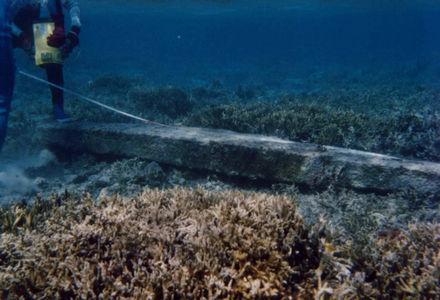
#> input picture data/raw_subset/106_img_.png, 440 x 300 px, found by its file name; its folder holds only this picture in this run
$ python clahe.py
#> lines starting #> are read from the running program, lines starting #| are printed output that depends on the picture
"""
This script applies CLAHE (Contrast Limited Adaptive Histogram Equalization) to enhance underwater images.
It reads images from the specified input folder, processes them using CLAHE, and saves the enhanced images to the output folder.
The script also prints progress updates for each processed image.
"""

import cv2
import os

# Input & Output folders
input_folder = "data/raw_subset"
output_folder = "data/clahe_output"

os.makedirs(output_folder, exist_ok=True)

# Create CLAHE object
clahe = cv2.createCLAHE(clipLimit=2.0, tileGridSize=(8,8))

for filename in os.listdir(input_folder):
    if filename.endswith((".jpg", ".png", ".jpeg")):

        img_path = os.path.join(input_folder, filename)
        image = cv2.imread(img_path)
#> image is the input picture: shape (300, 440, 3); mean B, G, R 82.1, 66.1, 44.7

        # Convert to LAB color space
        lab = cv2.cvtColor(image, cv2.COLOR_BGR2LAB)
#> lab: shape (300, 440, 3); mean of channels 0, 1, 2 69.5, 128.1, 116.6

        # Split channels
        l, a, b = cv2.split(lab)
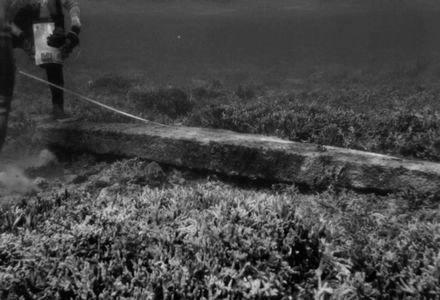
#> l: shape (300, 440); min 0, max 210, mean 69.5
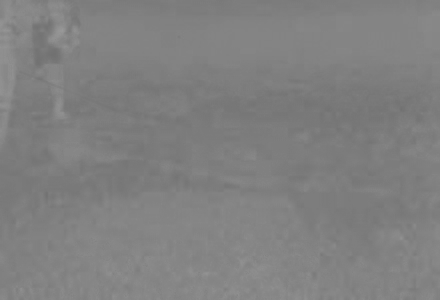
#> a: shape (300, 440); min 113, max 153, mean 128.1
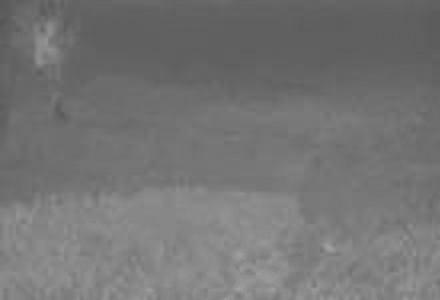
#> b: shape (300, 440); min 87, max 162, mean 116.6

        # Apply CLAHE on L channel
        cl = clahe.apply(l)
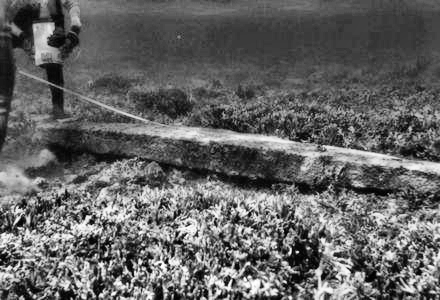
#> cl: shape (300, 440); min 0, max 255, mean 99.6

        # Merge back
        merged = cv2.merge((cl, a, b))
#> merged: shape (300, 440, 3); mean of channels 0, 1, 2 99.6, 128.1, 116.6

        # Convert back to BGR
        final = cv2.cvtColor(merged, cv2.COLOR_LAB2BGR)
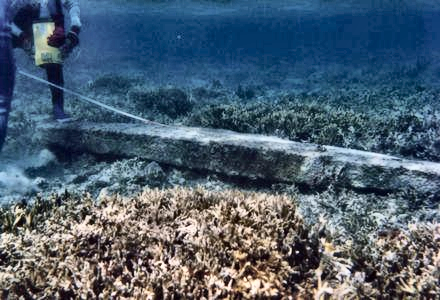
#> final: shape (300, 440, 3); mean B, G, R 111.8, 95.2, 76.8

        # Save result
        output_path = os.path.join(output_folder, filename)
        cv2.imwrite(output_path, final)

        print(f"Processed: {filename}")

print("Completed")

$ run again, on data/raw_subset/112_img_.png
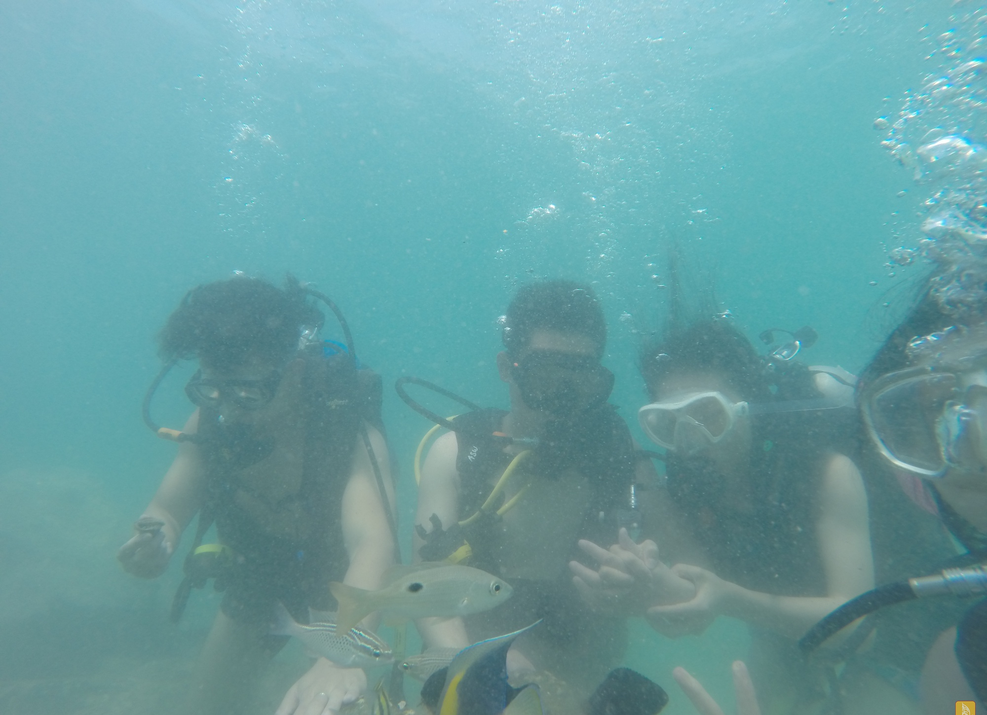
#> input picture data/raw_subset/112_img_.png, 987 x 715 px, shrunk from 2000 x 1450 before the run, found by its file name
#> image is the input picture: shape (715, 987, 3); mean B, G, R 161.9, 159, 105.3
#> lab: shape (715, 987, 3); mean of channels 0, 1, 2 158, 111.5, 121.1
#> `cl = clahe.apply(l)`:
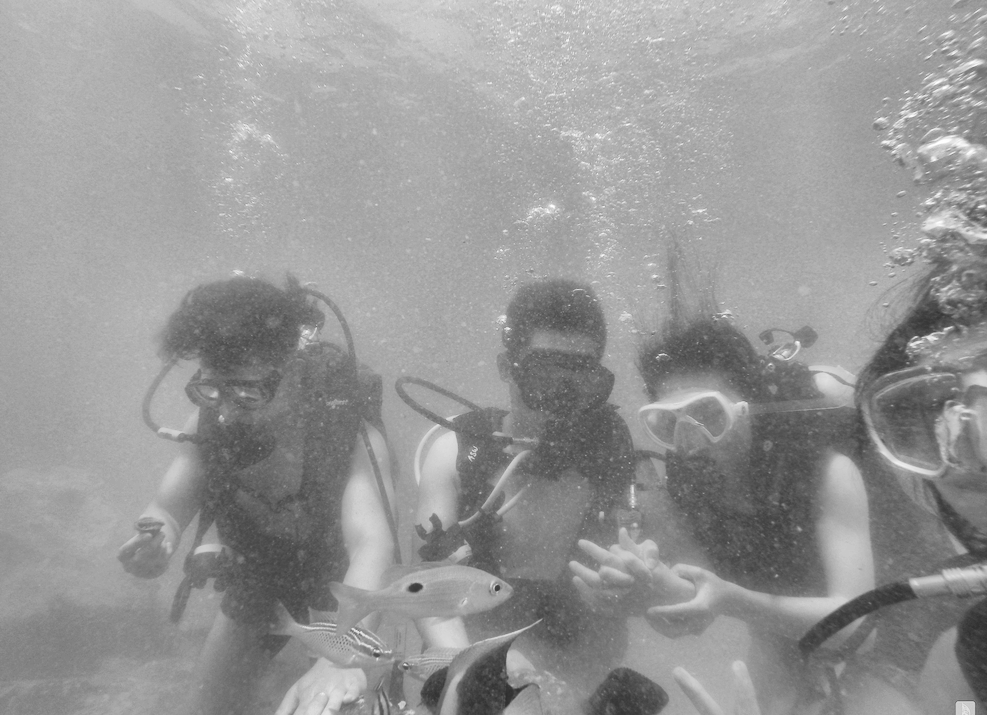
#> cl: shape (715, 987); min 46, max 255, mean 150.8
#> merged: shape (715, 987, 3); mean of channels 0, 1, 2 150.8, 111.5, 121.1
#> `final = cv2.cvtColor(merged, cv2.COLOR_LAB2BGR)`:
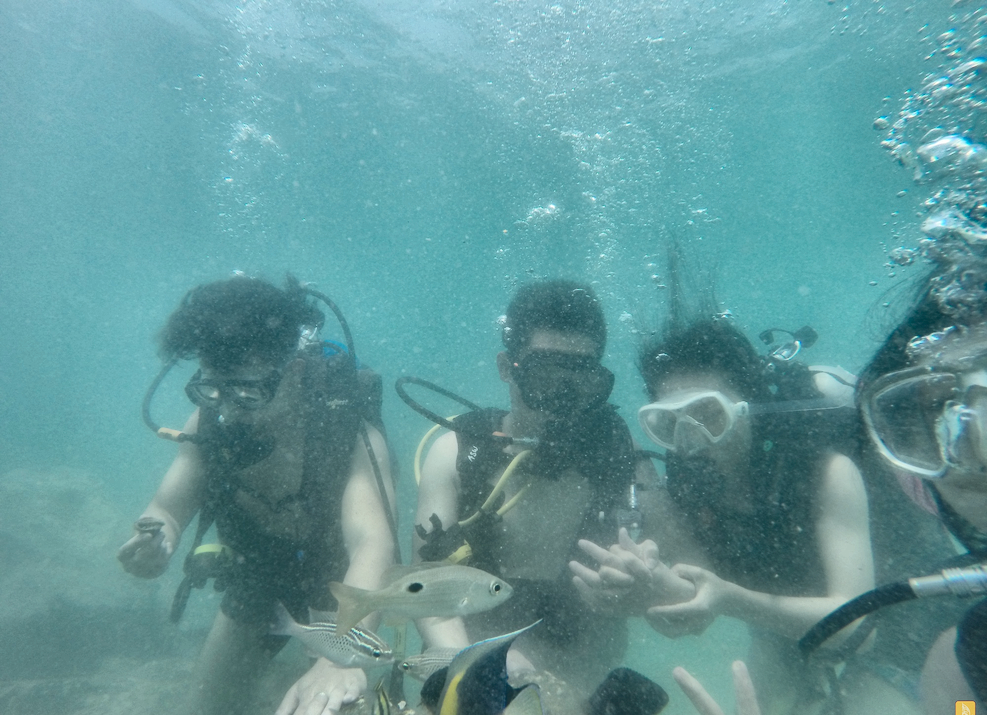
#> final: shape (715, 987, 3); mean B, G, R 154.7, 151.9, 98.2

$ run again, on data/raw_subset/114_img_.png
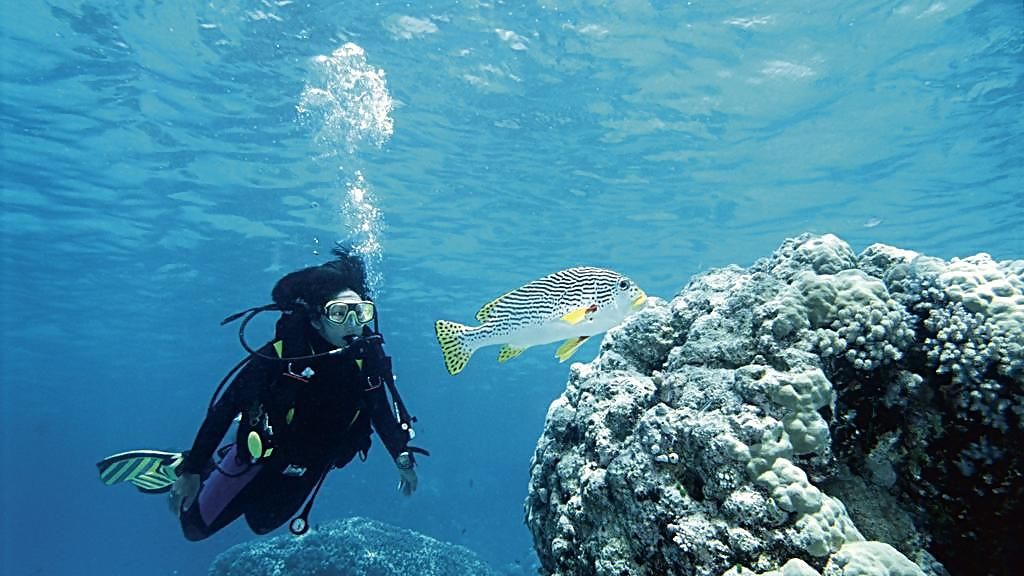
#> input picture data/raw_subset/114_img_.png, 1024 x 576 px, found by its file name
#> image is the input picture: shape (576, 1024, 3); mean B, G, R 161.3, 135.3, 69.5
#> lab: shape (576, 1024, 3); mean of channels 0, 1, 2 134.2, 116.6, 108.2
#> `cl = clahe.apply(l)`:
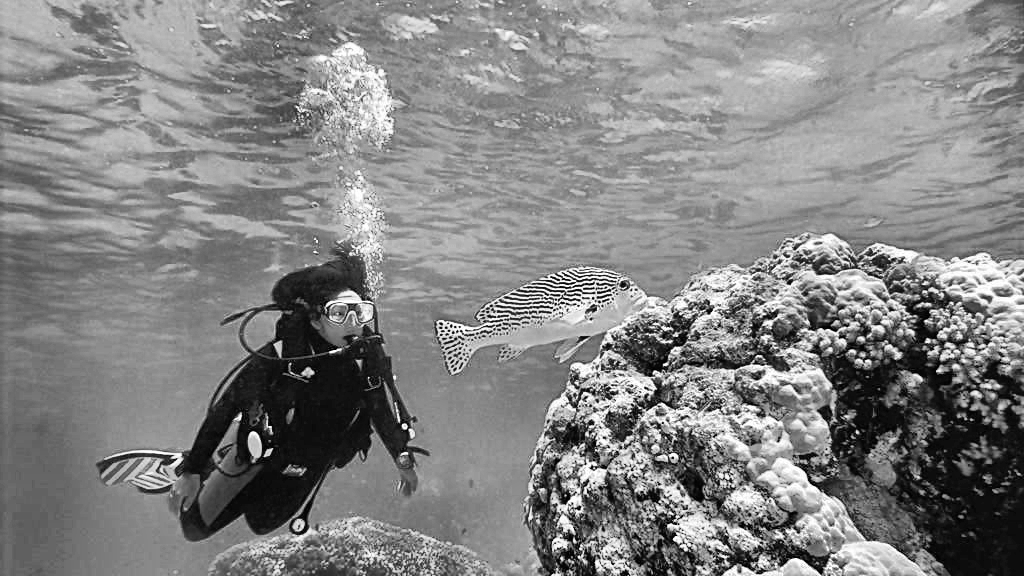
#> cl: shape (576, 1024); min 0, max 255, mean 131.5
#> merged: shape (576, 1024, 3); mean of channels 0, 1, 2 131.5, 116.6, 108.2
#> `final = cv2.cvtColor(merged, cv2.COLOR_LAB2BGR)`:
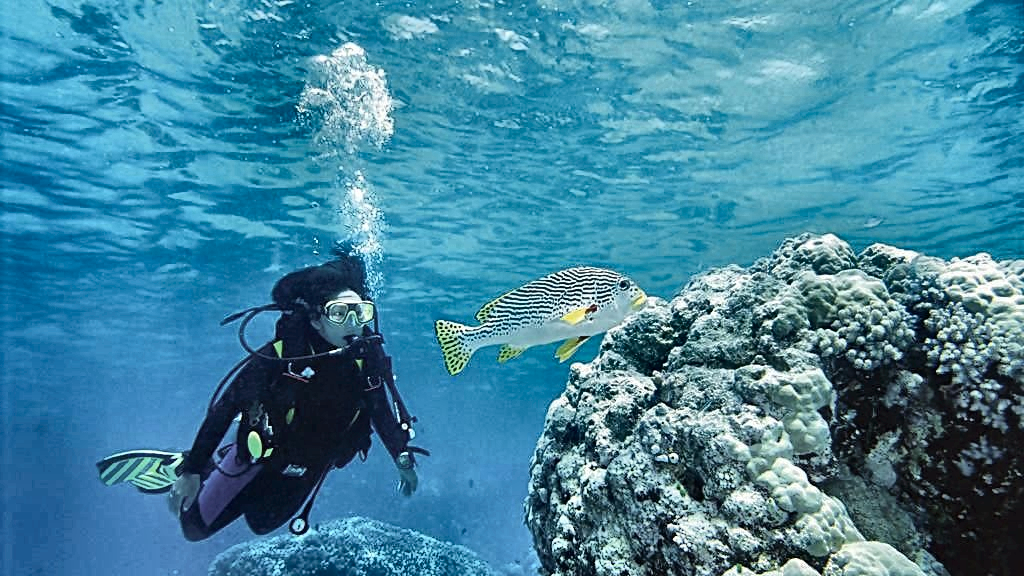
#> final: shape (576, 1024, 3); mean B, G, R 158.3, 132.5, 64.9

$ run again, on data/raw_subset/116_img_.png
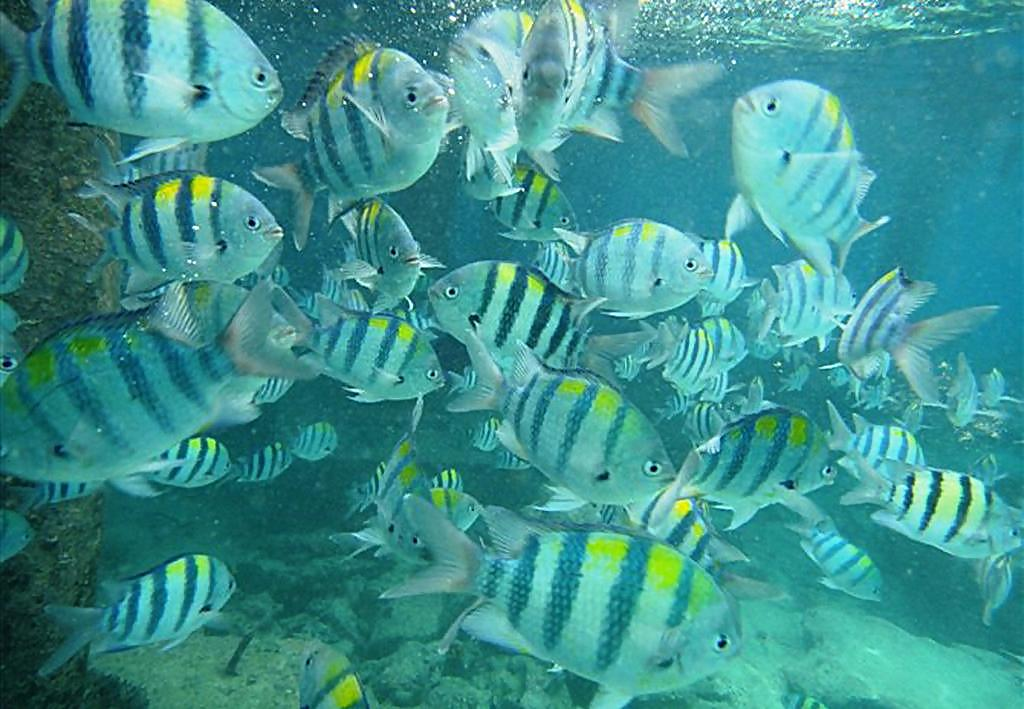
#> input picture data/raw_subset/116_img_.png, 1024 x 709 px, found by its file name
#> image is the input picture: shape (709, 1024, 3); mean B, G, R 142.3, 145.2, 61
#> lab: shape (709, 1024, 3); mean of channels 0, 1, 2 140.6, 103.3, 122
#> `cl = clahe.apply(l)`:
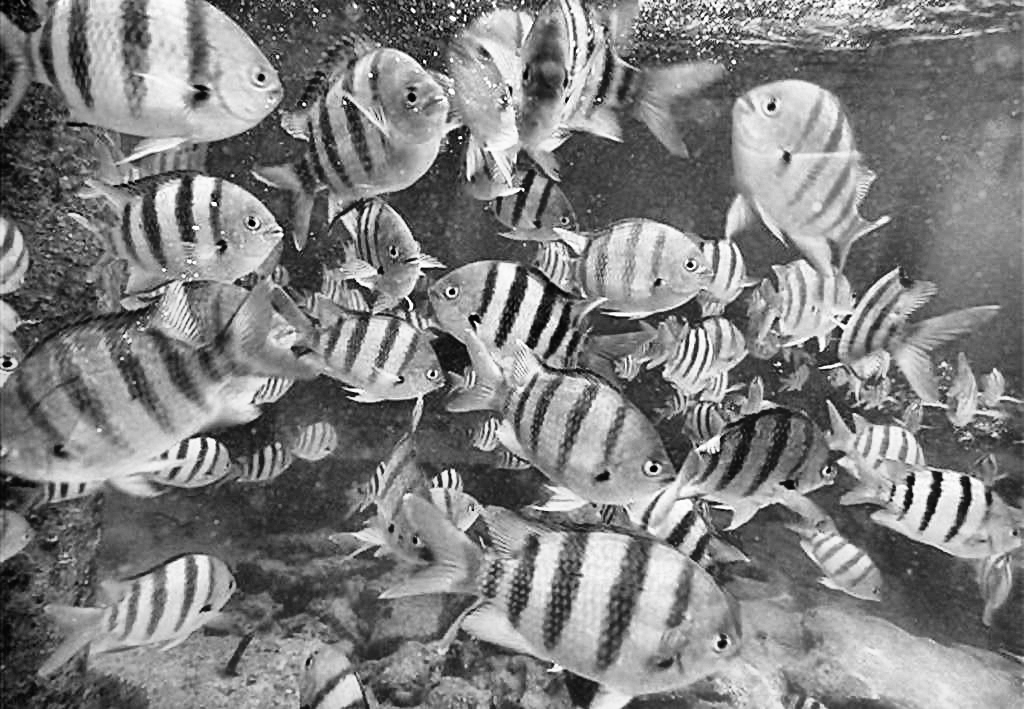
#> cl: shape (709, 1024); min 1, max 255, mean 128
#> merged: shape (709, 1024, 3); mean of channels 0, 1, 2 128, 103.3, 122
#> `final = cv2.cvtColor(merged, cv2.COLOR_LAB2BGR)`:
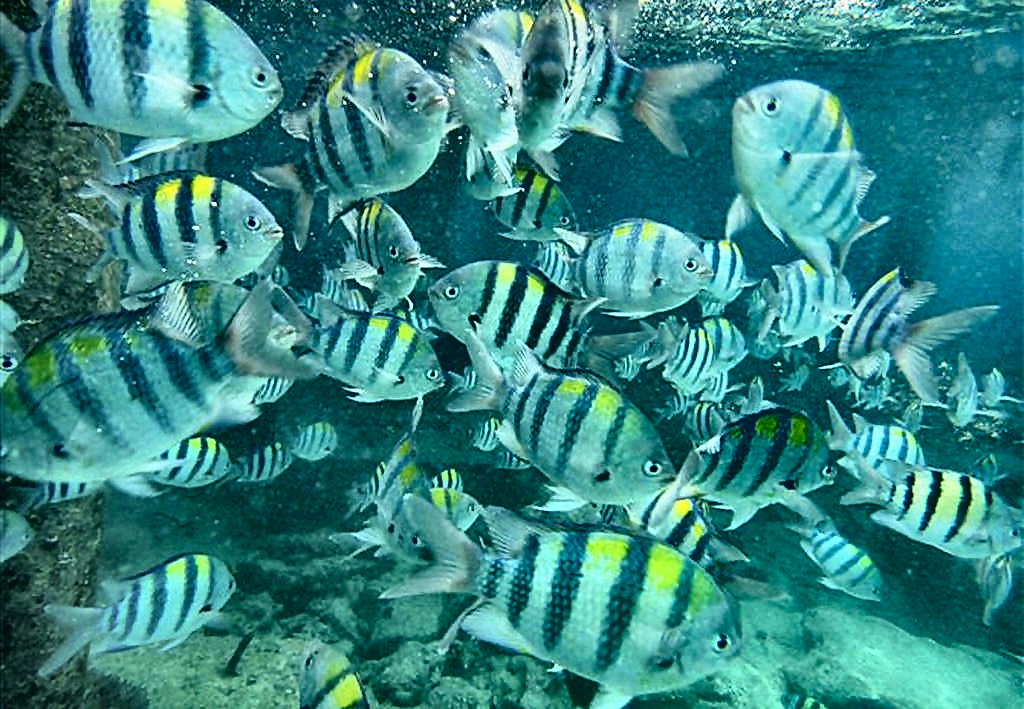
#> final: shape (709, 1024, 3); mean B, G, R 130.7, 133.6, 52.6
